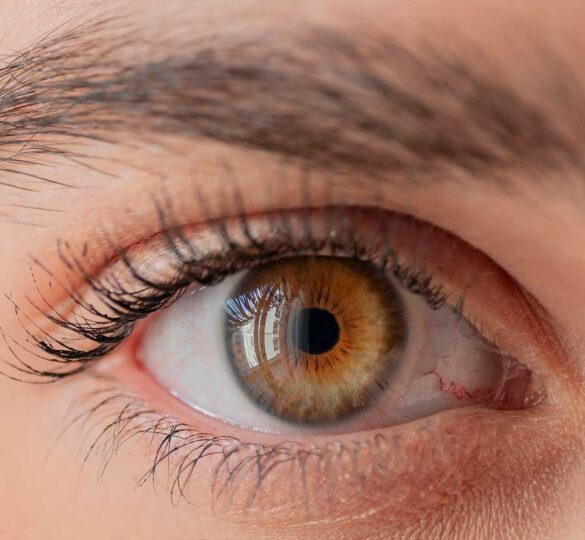
#> input picture ImageProcessing/SpatialDomainFilters/edgeDetect.jpg, 585 x 540 px, found by its file name
$ python Laplacian.py   (older library calls are emulated)
#> lines starting #> are read from the running program, lines starting #| are printed output that depends on the picture
import cv2
import matplotlib.pyplot as plt

image = cv2.imread("ImageProcessing/SpatialDomainFilters/edgeDetect.jpg", cv2.IMREAD_COLOR)
#> image is the input picture: shape (540, 585, 3); mean B, G, R 100.7, 117, 162

# adding gaussian blur
image = cv2.GaussianBlur(image, (9, 9), 0)
image_gray = cv2.cvtColor(image, cv2.COLOR_BGR2GRAY)
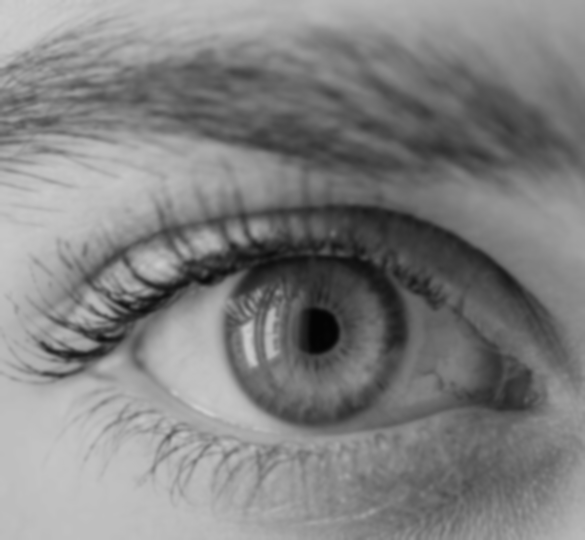
#> image_gray: shape (540, 585); min 4, max 205, mean 128.6

# applying filter
filtered_image = cv2.Laplacian(image_gray, cv2.CV_16S, ksize=1)
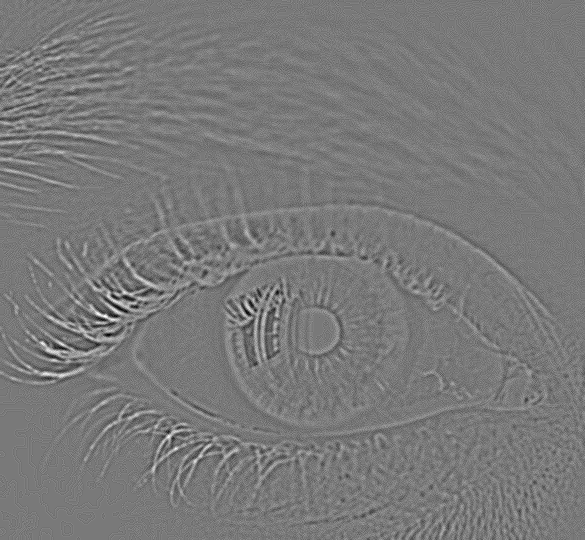
#> filtered_image: shape (540, 585) int16; min -21, max 23, mean 0; drawn with min black and max white

# Plotting the original and filtered images
plt.figure(figsize=(10, 5))

# original img
plt.subplot(121)
plt.imshow(image, cmap='gray')
plt.title('Original Image')

#filtered img
plt.subplot(122)
plt.imshow(filtered_image, cmap='gray')
plt.title('LoG Filtered Image')

plt.show()
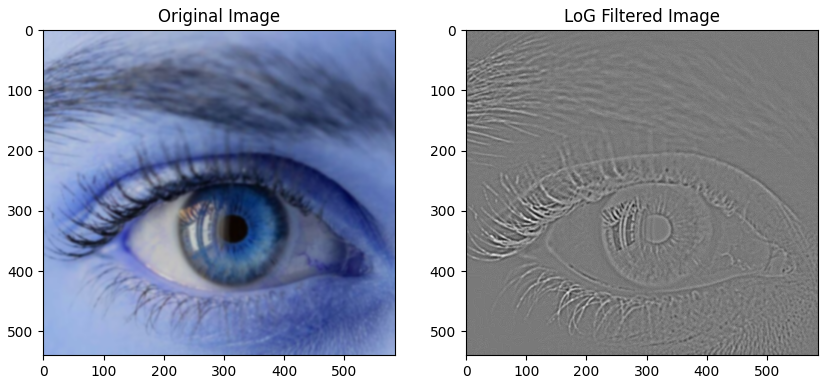
#> figure drawn by matplotlib, 2 panels; B, G, R data is drawn as R, G, B
